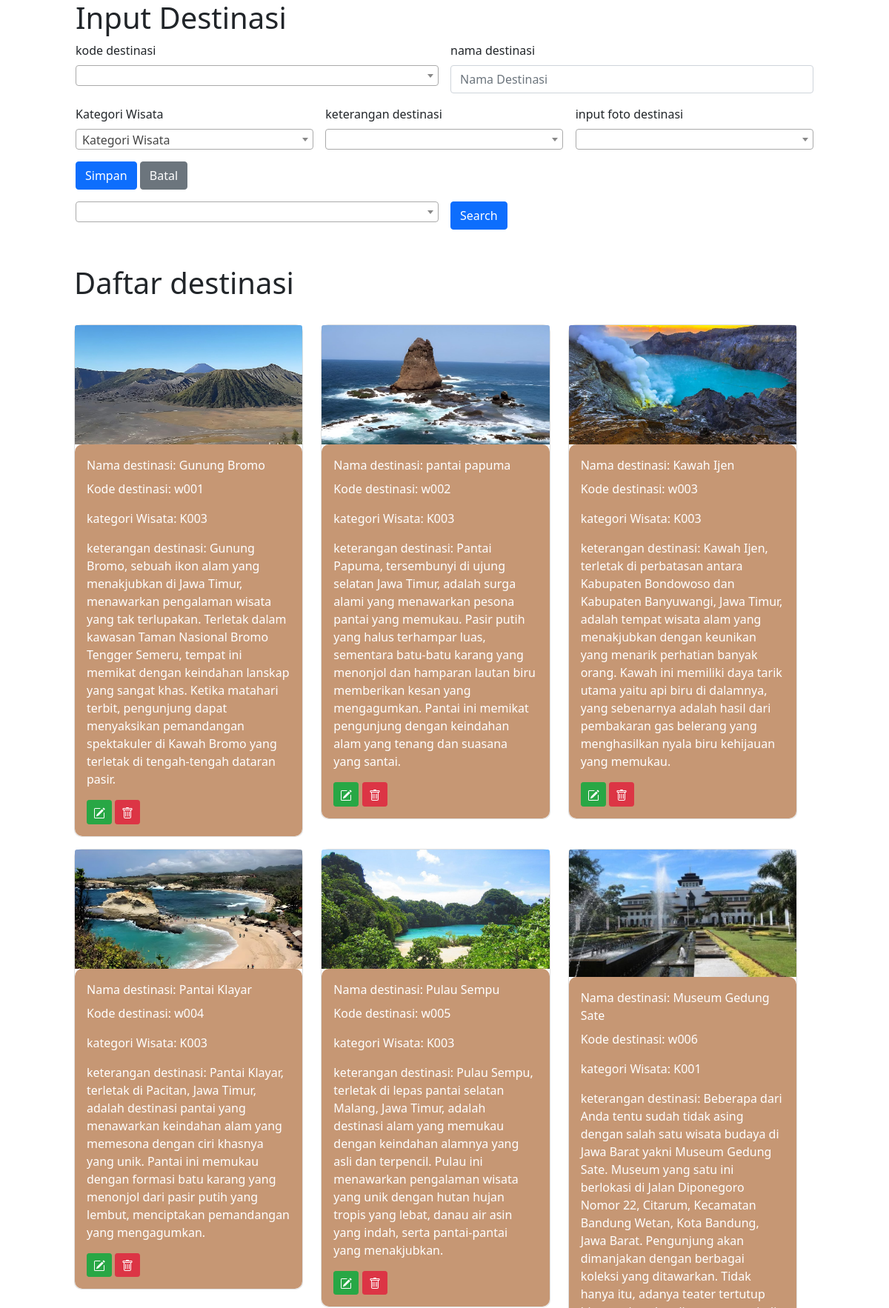
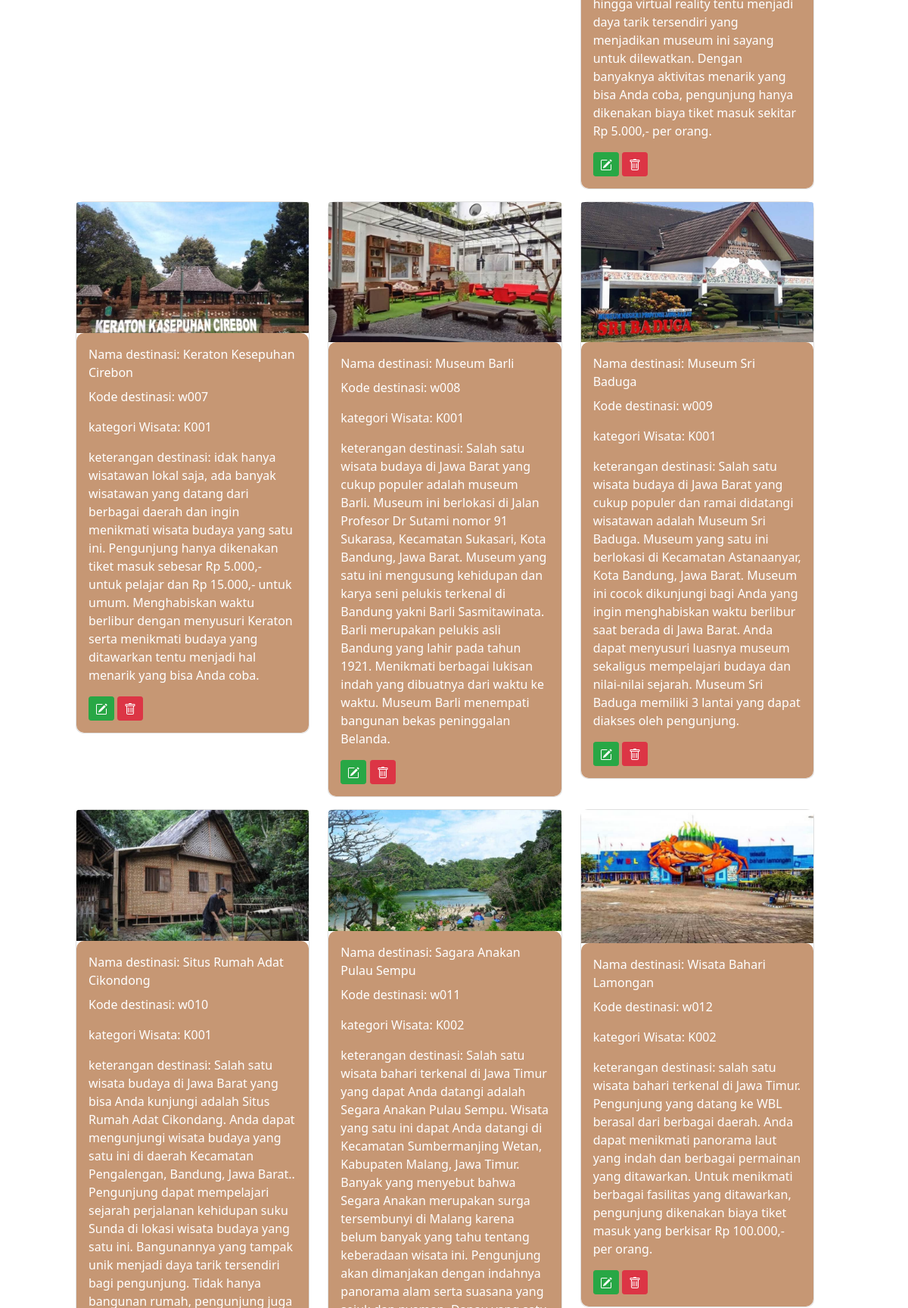
The page /Backend/admin/destinasicoba.php (upper part) on the database its author committed (2 pictures, top to bottom).
### tables this page shows
CREATE TABLE `destinasi` (
  `destinasiKODE` char(4) NOT NULL,
  `destinasiNAMA` varchar(120) NOT NULL,
  `kategoriKODE` char(4) NOT NULL,
  `destinasiKET` text NOT NULL,
  `destinasiFOTO` char(100) NOT NULL
);

### Backend/admin/destinasicoba.php (the view, shortened to what this page needs)
<!DOCTYPE html>
<html lang="en">
<head>
	<link rel="stylesheet" type="text/css" href="css/bootstrap.min.css">
    <link href="https://cdn.jsdelivr.net/npm/select2@4.1.0-rc.0/dist/css/select2.min.css" rel="stylesheet" />
</head>
<?php
	include "include/config.php";
?>
<body>
<div class="row">
<div class="col-sm-1"></div>
<div class="col-sm-10">
    <h1>Input Destinasi</h1>
        <form method="POST" enctype="multipart/form-data" class="row g-3">
        <div class="col-md-6">
            <label for="kodeDestinasi" class="form-label">kode destinasi</label>
        </div>
        <div class="col-md-6">
            <label for="namaDestinasi" class="form-label">nama destinasi</label>
            <input type="text" class="form-control" id="namaDestinasi" name="namadestinasi" placeholder="Nama Destinasi">
        </div>
        <div class="col-md-4">
			<label for="kodekategori" class="form-label">Kategori Wisata</label>
			</div>
        <div class="col-md-4">
            <label for="telDestinasi" class="form-label">keterangan destinasi</label>
        </div>
        <div class="col-md-4">
            <label for="inputfoto" class="form-label">input foto destinasi</label>
        </div>
                <div class="col-md-12">
                    <div class="col-sm-10">
                        <input type="submit" name="Simpan" class="btn btn-primary" value="Simpan">
                        <input type="submit" name="Batal" class="btn btn-secondary" value="Batal">
                    </div>
                </div>
            <div class="col-md-6">
            </div>
            <div class="col-md-6">
                <input type="submit" name="kirim" class="btn btn-primary" value="Search">
            </div>
            </form>
    </div>
    <div class="row">
        <div class="col-sm-1"></div>
        <div class="col-sm-10">
        <br><br>
            <h1>Daftar destinasi</h1>
		<br>
		<div class="row">
    <?php
    if (isset($_POST["kirim"])) {
        $search = $_POST['search'];
        $query = mysqli_query($connection, "select destinasi.* from destinasi where destinasiNAMA like '%" . $search . "%'");
        while ($row = mysqli_fetch_array($query)) {
            ?>
            <div class="col-md-4 mb-3">
                <div class="card">
                    <img src="images/<?php echo $row['destinasiFOTO'] ?>" class="card-img-top" alt="...">
                    <div class="card-body">
                        <p class="card-title">Nama destinasi: <?php echo $row['destinasiNAMA']; ?></p>
                        <p class="card-text">Kode destinasi: <?php echo $row['destinasiKODE']; ?></p>
                        <p class="card-text">kategori Wisata: <?php echo $row['kategoriKODE']; ?></p>
                        <p class="card-text">keterangan Destinasi: <?php echo $row['destinasiKET']; ?></p>
						<a href="dashborddestinasiedit.php?ubah=<?php echo $row["destinasiKODE"]?>"
		 class="btn btn-success btn-sm" title="edit">
<svg xmlns="http://www.w3.org/2000/svg" width="16" height="20" fill="currentColor" class="bi bi-pencil-square" viewBox="0 0 16 16">
<path d="M15.502 1.94a.5.5 0 0 1 0 .706L14.459 3.69l-2-2L13.502.646a.5.5 0 0 1 .707 0l1.293 1.293zm-1.75 2.456-2-2L4.939 9.21a.5.5 0 0 0-.121.196l-.805 2.414a.25.25 0 0 0 .316.316l2.414-.805a.5.5 0 0 0 .196-.12l6.813-6.814z"/>
<path fill-rule="evenodd" d="M1 13.5A1.5 1.5 0 0 0 2.5 15h11a1.5 1.5 0 0 0 1.5-1.5v-6a.5.5 0 0 0-1 0v6a.5.5 0 0 1-.5.5h-11a.5.5 0 0 1-.5-.5v-11a.5.5 0 0 1 .5-.5H9a.5.5 0 0 0 0-1H2.5A1.5 1.5 0 0 0 1 2.5v11z"/>
</svg></a>
<a href="destinasihapus.php?hapus=<?php echo $row["destinasiKODE"]?>"
		 class="btn btn-danger btn-sm" title="hapus">
<svg xmlns="http://www.w3.org/2000/svg" width="16" height="20" fill="currentColor" class="bi bi-trash" viewBox="0 0 16 16">
<path d="M5.5 5.5A.5.5 0 0 1 6 6v6a.5.5 0 0 1-1 0V6a.5.5 0 0 1 .5-.5Zm2.5 0a.5.5 0 0 1 .5.5v6a.5.5 0 0 1-1 0V6a.5.5 0 0 1 .5-.5Zm3 .5a.5.5 0 0 0-1 0v6a.5.5 0 0 0 1 0V6Z"/>
<path d="M14.5 3a1 1 0 0 1-1 1H13v9a2 2 0 0 1-2 2H5a2 2 0 0 1-2-2V4h-.5a1 1 0 0 1-1-1V2a1 1 0 0 1 1-1H6a1 1 0 0 1 1-1h2a1 1 0 0 1 1 1h3.5a1 1 0 0 1 1 1v1ZM4.118 4 4 4.059V13a1 1 0 0 0 1 1h6a1 1 0 0 0 1-1V4.059L11.882 4H4.118ZM2.5 3h11V2h-11v1Z"/>
</svg></a>
                    </div>
                </div>
            </div>
            <?php
        }
    } else {
        $query = mysqli_query($connection, "select * from destinasi");
        while ($row = mysqli_fetch_array($query)) {
            ?>
            <div class="col-md-4 mb-3">
                <div class="card">
                    <img src="images/<?php echo $row['destinasiFOTO'] ?>" class="card-img-top" alt="...">
                    <div class="card-body">
					<p class="card-title">Nama destinasi: <?php echo $row['destinasiNAMA']; ?></p>
                        <p class="card-text">Kode destinasi: <?php echo $row['destinasiKODE']; ?></p>
                        <p class="card-text">kategori Wisata: <?php echo $row['kategoriKODE']; ?></p>
                        <p class="card-text">keterangan destinasi: <?php echo $row['destinasiKET']; ?></p>
						<a href="dashborddestinasiedit.php?ubah=<?php echo $row["destinasiKODE"]?>"
		 class="btn btn-success btn-sm" title="edit">
</a>
<a href="destinasihapus.php?hapus=<?php echo $row["destinasiKODE"]?>"
		 class="btn btn-danger btn-sm" title="hapus">
</a>
                    </div>
                </div>
            </div>
            <?php
        }
    }
    ?>
</div>
    </div>
	<br><br><br>
	</div>
</body>
</html>

### Backend/admin/destinasicoba.php (style rules this page uses)
.card-body { background-color : #C69774; border-radius : 10px; color :white; }
.card { border-radius : 10px; }

### rows shown on the page
destinasi: destinasiFOTO (picture), destinasiNAMA "Gunung Bromo", destinasiKODE "w001", kategoriKODE "K003", destinasiKET "Gunung Bromo, sebuah ikon alam yang menakjubkan di Jawa Timur, menawarkan pengalaman wisata yang tak terlupakan. Terletak dalam kawasan Taman Nasional Bromo Tengger Semeru, tempat ini memikat dengan keindahan lanskap yang sangat khas. Ketika matahari terbit, pengunjung dapat menyaksikan pemandangan spektakuler di Kawah Bromo yang terletak di tengah-tengah dataran pasir."
destinasi: destinasiFOTO (picture), destinasiNAMA "pantai papuma", destinasiKODE "w002", kategoriKODE "K003", destinasiKET "Pantai Papuma, tersembunyi di ujung selatan Jawa Timur, adalah surga alami yang menawarkan pesona pantai yang memukau. Pasir putih yang halus terhampar luas, sementara batu-batu karang yang menonjol dan hamparan lautan biru memberikan kesan yang mengagumkan. Pantai ini memikat pengunjung dengan keindahan alam yang tenang dan suasana yang santai."
destinasi: destinasiFOTO (picture), destinasiNAMA "Kawah Ijen", destinasiKODE "w003", kategoriKODE "K003", destinasiKET "Kawah Ijen, terletak di perbatasan antara Kabupaten Bondowoso dan Kabupaten Banyuwangi, Jawa Timur, adalah tempat wisata alam yang menakjubkan dengan keunikan yang menarik perhatian banyak orang. Kawah ini memiliki daya tarik utama yaitu api biru di dalamnya, yang sebenarnya adalah hasil dari pembakaran gas belerang yang menghasilkan nyala biru kehijauan yang memukau."
destinasi: destinasiFOTO (picture), destinasiNAMA "Pantai Klayar", destinasiKODE "w004", kategoriKODE "K003", destinasiKET "Pantai Klayar, terletak di Pacitan, Jawa Timur, adalah destinasi pantai yang menawarkan keindahan alam yang memesona dengan ciri khasnya yang unik. Pantai ini memukau dengan formasi batu karang yang menonjol dari pasir putih yang lembut, menciptakan pemandangan yang mengagumkan."
destinasi: destinasiFOTO (picture), destinasiNAMA "Pulau Sempu", destinasiKODE "w005", kategoriKODE "K003", destinasiKET "Pulau Sempu, terletak di lepas pantai selatan Malang, Jawa Timur, adalah destinasi alam yang memukau dengan keindahan alamnya yang asli dan terpencil. Pulau ini menawarkan pengalaman wisata yang unik dengan hutan hujan tropis yang lebat, danau air asin yang indah, serta pantai-pantai yang menakjubkan."
destinasi: destinasiFOTO (picture), destinasiNAMA "Museum Gedung Sate", destinasiKODE "w006", kategoriKODE "K001", destinasiKET "Beberapa dari Anda tentu sudah tidak asing dengan salah satu wisata budaya di Jawa Barat yakni Museum Gedung Sate. Museum yang satu ini berlokasi di Jalan Diponegoro Nomor 22, Citarum, Kecamatan Bandung Wetan, Kota Bandung, Jawa Barat. Pengunjung akan dimanjakan dengan berbagai koleksi yang ditawarkan. Tidak hanya itu, adanya teater tertutup hingga virtual reality tentu menjadi daya tarik tersendiri yang menjadikan museum ini sayang untuk dilewatkan. Dengan banyaknya aktivitas menarik yang bisa Anda coba, pengunjung hanya dikenakan biaya tiket masuk sekitar Rp 5.000,- per orang."
destinasi: destinasiFOTO (picture), destinasiNAMA "Keraton Kesepuhan Cirebon", destinasiKODE "w007", kategoriKODE "K001", destinasiKET "idak hanya wisatawan lokal saja, ada banyak wisatawan yang datang dari berbagai daerah dan ingin menikmati wisata budaya yang satu ini. Pengunjung hanya dikenakan tiket masuk sebesar Rp 5.000,- untuk pelajar dan Rp 15.000,- untuk umum. Menghabiskan waktu berlibur dengan menyusuri Keraton serta menikmati budaya yang ditawarkan tentu menjadi hal menarik yang bisa Anda coba."
destinasi: destinasiFOTO (picture), destinasiNAMA "Museum Barli", destinasiKODE "w008", kategoriKODE "K001", destinasiKET "Salah satu wisata budaya di Jawa Barat yang cukup populer adalah museum Barli. Museum ini berlokasi di Jalan Profesor Dr Sutami nomor 91 Sukarasa, Kecamatan Sukasari, Kota Bandung, Jawa Barat. Museum yang satu ini mengusung kehidupan dan karya seni pelukis terkenal di Bandung yakni Barli Sasmitawinata. Barli merupakan pelukis asli Bandung yang lahir pada tahun 1921. Menikmati berbagai lukisan indah yang dibuatnya dari waktu ke waktu. Museum Barli menempati bangunan bekas peninggalan Belanda."
destinasi: destinasiFOTO (picture), destinasiNAMA "Museum Sri Baduga", destinasiKODE "w009", kategoriKODE "K001", destinasiKET "Salah satu wisata budaya di Jawa Barat yang cukup populer dan ramai didatangi wisatawan adalah Museum Sri Baduga. Museum yang satu ini berlokasi di Kecamatan Astanaanyar, Kota Bandung, Jawa Barat. Museum ini cocok dikunjungi bagi Anda yang ingin menghabiskan waktu berlibur saat berada di Jawa Barat. Anda dapat menyusuri luasnya museum sekaligus mempelajari budaya dan nilai-nilai sejarah. Museum Sri Baduga memiliki 3 lantai yang dapat diakses oleh pengunjung."
destinasi: destinasiFOTO (picture), destinasiNAMA "Situs Rumah Adat Cikondong", destinasiKODE "w010", kategoriKODE "K001"
destinasi: destinasiFOTO (picture), destinasiNAMA "Sagara Anakan Pulau Sempu", destinasiKODE "w011", kategoriKODE "K002"
destinasi: destinasiFOTO (picture), destinasiNAMA "Wisata Bahari Lamongan", destinasiKODE "w012", kategoriKODE "K002", destinasiKET "salah satu wisata bahari terkenal di Jawa Timur. Pengunjung yang datang ke WBL berasal dari berbagai daerah. Anda dapat menikmati panorama laut yang indah dan berbagai permainan yang ditawarkan. Untuk menikmati berbagai fasilitas yang ditawarkan, pengunjung dikenakan biaya tiket masuk yang berkisar Rp 100.000,- per orang."
